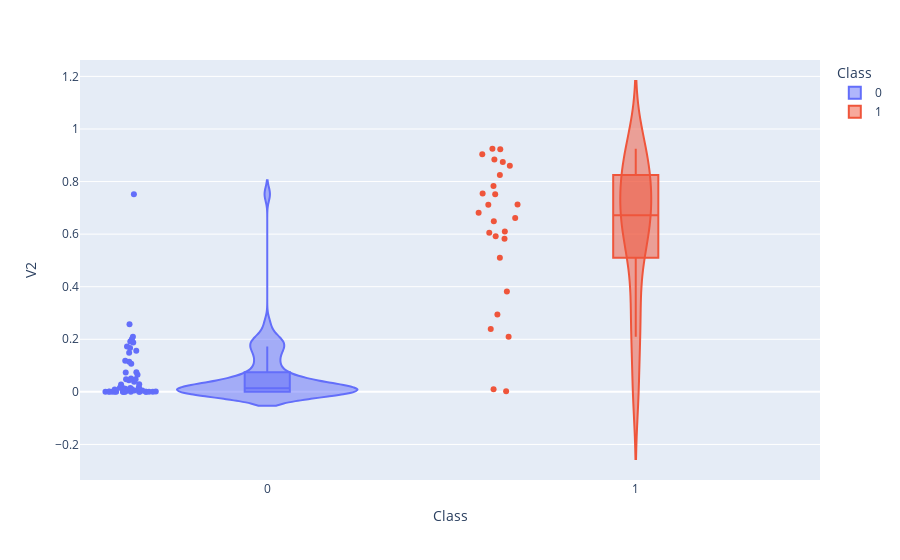

The code cell stored with this chart in its notebook:
### Code cell
y = train_scaled.columns[0]
px.violin(train, y=y, x="Class", color="Class", box=True, points="all",
        hover_data=train1.columns)

### Figure 1 — Plotly figure (JSON) as saved in the notebook; plotly's stock layout.template omitted (floating-point values rounded to 4 significant figures; data arrays with more than 128 entries replaced by an {"elided": "..."} marker saying what was removed)
{"data": [{"alignmentgroup": "True", "box": {"visible": true}, "customdata": {"elided": "54x3 float values"}, "hovertemplate": "Class=%{x}<br>V2=%{y}<br>V23=%{customdata[0]}<br>V44=%{customdata[1]}<br>V65=%{customdata[2]}<extra></extra>", "legendgroup": "0", "marker": {"color": "#636efa"}, "name": "0", "offsetgroup": "0", "orientation": "v", "points": "all", "scalegroup": "True", "showlegend": true, "type": "violin", "x": [0, 0, 0, 0, 0, 0, 0, 0, 0, 0, 0, 0, 0, 0, 0, 0, 0, 0, 0, 0, 0, 0, 0, 0, 0, 0, 0, 0, 0, 0, 0, 0, 0, 0, 0, 0, 0, 0, 0, 0, 0, 0, 0, 0, 0, 0, 0, 0, 0, 0, 0, 0, 0, 0], "x0": " ", "xaxis": "x", "y": [0.1186, 0.07508, 0.005492, 8.658e-05, 0, 0, 0, 0.01472, 0.1564, 0.05042, 0.0158, 0.015, 0.0438, 0.04764, 0.01163, 0.2, 0.01625, 0.1145, 0, 0.001667, 0.752, 0.1487, 0.02889, 0.2574, 0.1071, 0, 0, 0, 0.0006, 0.0006617, 5.357e-05, 0, 0, 0.1729, 0, 0.004, 0.001867, 0.06496, 0.192, 0.02773, 0.04786, 0.07382, 0.2099, 0.1878, 0.1665, 0.01, 0.009295, 0.001471, 0.005139, 0, 0.00176, 0.03846, 0.01297, 0.008099], "y0": " ", "yaxis": "y"}, {"alignmentgroup": "True", "box": {"visible": true}, "customdata": [[0.2606, 0.008178, 0.01973], [0.3221, 0.01171, 0.005203], [0.1154, 0.0006156, 0], [0.2438, 0.001486, 0], [0.2453, 0.002662, 0], [0.4892, 0.0009615, 0], [0.3159, 0.00234, 0], [0.1748, 0.0004, 0], [0.211, 0.00449, 0.001837], [0.6972, 0.005062, 0.003457], [0.9845, 0.005182, 0.0001524], [0.1193, 0.004643, 0.001607], [0.3469, 0.004308, 0], [0.9832, 0.006838, 0.007521], [0.3667, 0.01, 0.01333], [0.1352, 0.00463, 0], [0.6186, 0, 0], [0.4007, 0.006286, 0.001], [0.2868, 0.0005556, 0], [0.4158, 0.00175, 0], [0.09429, 0.001714, 0], [0.394, 0.0008, 0], [0.07333, 0.001944, 0], [0.07382, 0.003273, 0.0003636], [0.7892, 0.0012, 0], [0.751, 0.007857, 0.001667]], "hovertemplate": "Class=%{x}<br>V2=%{y}<br>V23=%{customdata[0]}<br>V44=%{customdata[1]}<br>V65=%{customdata[2]}<extra></extra>", "legendgroup": "1", "marker": {"color": "#EF553B"}, "name": "1", "offsetgroup": "1", "orientation": "v", "points": "all", "scalegroup": "True", "showlegend": true, "type": "violin", "x": [1, 1, 1, 1, 1, 1, 1, 1, 1, 1, 1, 1, 1, 1, 1, 1, 1, 1, 1, 1, 1, 1, 1, 1, 1, 1], "x0": " ", "xaxis": "x", "y": [0.7115, 0.661, 0.884, 0.7548, 0.752, 0.5099, 0.6817, 0.8248, 0.7827, 0.2943, 0.01021, 0.8745, 0.6488, 0.002393, 0.61, 0.8602, 0.3814, 0.592, 0.7126, 0.5825, 0.904, 0.6052, 0.9247, 0.9225, 0.2096, 0.2395], "y0": " ", "yaxis": "y"}], "layout": {"legend": {"title": {"text": "Class"}, "tracegroupgap": 0}, "margin": {"t": 60}, "violinmode": "overlay", "xaxis": {"anchor": "y", "categoryarray": [0, 1], "categoryorder": "array", "domain": [0, 1], "title": {"text": "Class"}}, "yaxis": {"anchor": "x", "domain": [0, 1], "title": {"text": "V2"}}}}
